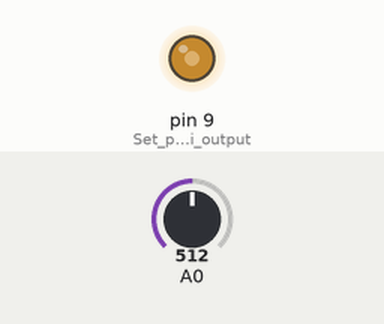
This sketch was run on a simulated Arduino Uno, built with avr-gcc and run on an emulated ATmega328P. Shown: output pins drawn as LEDs (lit = HIGH). The test bench sets the inputs (shaded band); at power-on: A0 = 512.

Above: at 1.2 s.
1.3 s: A0 set to 716
At 1.8 s:
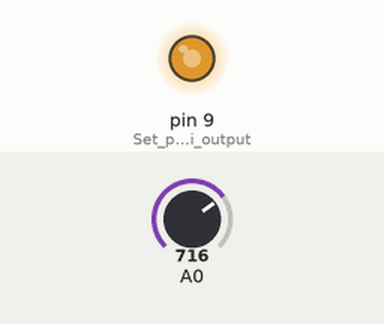
2.8 s: A0 set to 900
At 3.1 s:
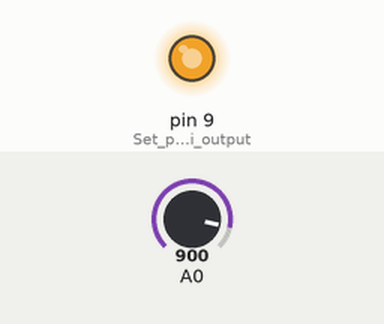
4.3 s: A0 set to 122
At 5.5 s:
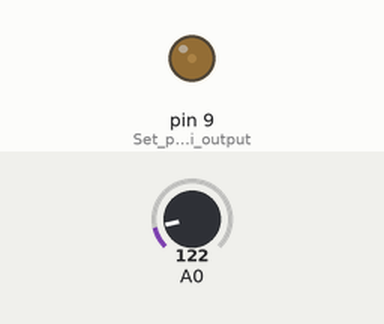
5.8 s: A0 set to 0
At 7.0 s:
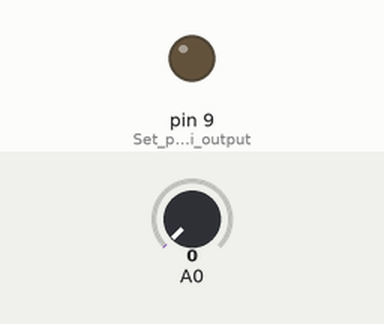
7.3 s: A0 set to 511
At 8.3 s:
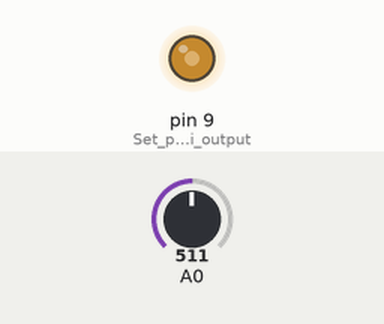
Timing chart, 0 to 9.8 s (numbered marks = the images above; inputs shaded):
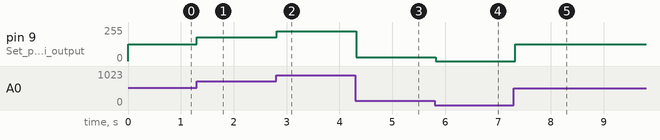

The sketch:

potentio_led.ino
```cpp
void setup() {
  pinMode(9, OUTPUT);  // Set pin D9 sebagai output
}

void loop() {
  int sensorValue = analogRead(A0);         // Baca nilai ADC dari potensiometer
  int ledBrightness = map(sensorValue, 0, 1023, 0, 255); // Konversi nilai ADC untuk PWM
  analogWrite(9, ledBrightness);             // Atur terang/redup LED
  delay(50);                                  // Delay 50 ms
}
```

Measured:
- after the input at 1.3 s, pin 9 (Set_pin_D9_sebagai_output): 127/255 → 178/255 at once
- after the input at 2.8 s, pin 9 (Set_pin_D9_sebagai_output): 178/255 → 224/255 at once
- after the input at 4.3 s, pin 9 (Set_pin_D9_sebagai_output): 224/255 → 30/255 at once
- after the input at 5.8 s, pin 9 (Set_pin_D9_sebagai_output): 30/255 → 0/255 at once
- after the input at 7.3 s, pin 9 (Set_pin_D9_sebagai_output): 0/255 → 127/255 at once
